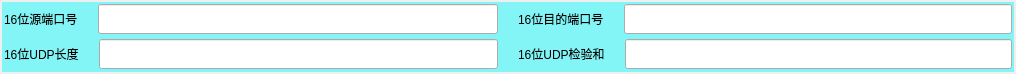
<?xml version="1.0" encoding="UTF-8"?>
<ui version="4.0">
 <class>UdpHeader</class>
 <widget class="QWidget" name="UdpHeader">
  <property name="geometry">
   <rect>
    <x>0</x>
    <y>0</y>
    <width>1016</width>
    <height>74</height>
   </rect>
  </property>
  <property name="minimumSize">
   <size>
    <width>0</width>
    <height>0</height>
   </size>
  </property>
  <property name="maximumSize">
   <size>
    <width>16777215</width>
    <height>80</height>
   </size>
  </property>
  <property name="windowTitle">
   <string>Form</string>
  </property>
  <property name="styleSheet">
   <string notr="true">QFrame#frame, #frame_2{
background-color: rgba(0, 253, 255, 115);
}</string>
  </property>
  <layout class="QVBoxLayout" name="verticalLayout">
   <property name="spacing">
    <number>0</number>
   </property>
   <property name="leftMargin">
    <number>2</number>
   </property>
   <property name="topMargin">
    <number>2</number>
   </property>
   <property name="rightMargin">
    <number>2</number>
   </property>
   <property name="bottomMargin">
    <number>2</number>
   </property>
   <item>
    <widget class="QFrame" name="frame">
     <property name="minimumSize">
      <size>
       <width>0</width>
       <height>35</height>
      </size>
     </property>
     <property name="maximumSize">
      <size>
       <width>16777215</width>
       <height>40</height>
      </size>
     </property>
     <property name="styleSheet">
      <string notr="true"/>
     </property>
     <property name="frameShape">
      <enum>QFrame::NoFrame</enum>
     </property>
     <property name="frameShadow">
      <enum>QFrame::Raised</enum>
     </property>
     <layout class="QHBoxLayout" name="horizontalLayout_6">
      <property name="spacing">
       <number>20</number>
      </property>
      <property name="leftMargin">
       <number>2</number>
      </property>
      <property name="topMargin">
       <number>2</number>
      </property>
      <property name="rightMargin">
       <number>2</number>
      </property>
      <property name="bottomMargin">
       <number>2</number>
      </property>
      <item>
       <layout class="QHBoxLayout" name="horizontalLayout_5">
        <item>
         <widget class="QLabel" name="label">
          <property name="maximumSize">
           <size>
            <width>16777215</width>
            <height>30</height>
           </size>
          </property>
          <property name="text">
           <string>16位源端口号</string>
          </property>
         </widget>
        </item>
        <item>
         <widget class="QLineEdit" name="lineEdit_16srcPort">
          <property name="maximumSize">
           <size>
            <width>16777215</width>
            <height>30</height>
           </size>
          </property>
         </widget>
        </item>
       </layout>
      </item>
      <item>
       <layout class="QHBoxLayout" name="horizontalLayout_4">
        <item>
         <widget class="QLabel" name="label_2">
          <property name="maximumSize">
           <size>
            <width>16777215</width>
            <height>30</height>
           </size>
          </property>
          <property name="text">
           <string>16位目的端口号</string>
          </property>
         </widget>
        </item>
        <item>
         <widget class="QLineEdit" name="lineEdit_16dstPort">
          <property name="maximumSize">
           <size>
            <width>16777215</width>
            <height>30</height>
           </size>
          </property>
         </widget>
        </item>
       </layout>
      </item>
     </layout>
    </widget>
   </item>
   <item>
    <widget class="QFrame" name="frame_2">
     <property name="minimumSize">
      <size>
       <width>0</width>
       <height>35</height>
      </size>
     </property>
     <property name="maximumSize">
      <size>
       <width>16777215</width>
       <height>40</height>
      </size>
     </property>
     <property name="styleSheet">
      <string notr="true"/>
     </property>
     <property name="frameShape">
      <enum>QFrame::NoFrame</enum>
     </property>
     <property name="frameShadow">
      <enum>QFrame::Raised</enum>
     </property>
     <layout class="QHBoxLayout" name="horizontalLayout_3">
      <property name="spacing">
       <number>20</number>
      </property>
      <property name="leftMargin">
       <number>2</number>
      </property>
      <property name="topMargin">
       <number>2</number>
      </property>
      <property name="rightMargin">
       <number>2</number>
      </property>
      <property name="bottomMargin">
       <number>2</number>
      </property>
      <item>
       <layout class="QHBoxLayout" name="horizontalLayout_2">
        <item>
         <widget class="QLabel" name="label_3">
          <property name="maximumSize">
           <size>
            <width>16777215</width>
            <height>30</height>
           </size>
          </property>
          <property name="text">
           <string>16位UDP长度</string>
          </property>
         </widget>
        </item>
        <item>
         <widget class="QLineEdit" name="lineEdit_16UdpLen">
          <property name="maximumSize">
           <size>
            <width>16777215</width>
            <height>30</height>
           </size>
          </property>
         </widget>
        </item>
       </layout>
      </item>
      <item>
       <layout class="QHBoxLayout" name="horizontalLayout">
        <item>
         <widget class="QLabel" name="label_4">
          <property name="maximumSize">
           <size>
            <width>16777215</width>
            <height>30</height>
           </size>
          </property>
          <property name="text">
           <string>16位UDP检验和</string>
          </property>
         </widget>
        </item>
        <item>
         <widget class="QLineEdit" name="lineEdit_16UdpCheckSum">
          <property name="maximumSize">
           <size>
            <width>16777215</width>
            <height>30</height>
           </size>
          </property>
         </widget>
        </item>
       </layout>
      </item>
     </layout>
    </widget>
   </item>
  </layout>
 </widget>
 <resources/>
 <connections/>
</ui>
